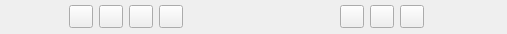
<?xml version="1.0" encoding="UTF-8"?>
<ui version="4.0">
 <class>textFormat</class>
 <widget class="QWidget" name="textFormat">
  <property name="geometry">
   <rect>
    <x>0</x>
    <y>0</y>
    <width>507</width>
    <height>34</height>
   </rect>
  </property>
  <property name="windowTitle">
   <string>Form</string>
  </property>
  <layout class="QHBoxLayout" name="horizontalLayout_3">
   <property name="margin">
    <number>0</number>
   </property>
   <item>
    <widget class="QWidget" name="format" native="true">
     <layout class="QHBoxLayout" name="horizontalLayout">
      <property name="margin">
       <number>0</number>
      </property>
      <item>
       <spacer name="horizontalSpacer">
        <property name="orientation">
         <enum>Qt::Horizontal</enum>
        </property>
        <property name="sizeHint" stdset="0">
         <size>
          <width>40</width>
          <height>20</height>
         </size>
        </property>
       </spacer>
      </item>
      <item>
       <widget class="QToolButton" name="btnBold">
        <property name="text">
         <string/>
        </property>
       </widget>
      </item>
      <item>
       <widget class="QToolButton" name="btnItalic">
        <property name="text">
         <string/>
        </property>
        <property name="icon">
         <iconset>
          <normaloff/>
         </iconset>
        </property>
       </widget>
      </item>
      <item>
       <widget class="QToolButton" name="btnUnderlined">
        <property name="text">
         <string/>
        </property>
        <property name="icon">
         <iconset>
          <normaloff/>
         </iconset>
        </property>
       </widget>
      </item>
      <item>
       <widget class="QToolButton" name="btnClear">
        <property name="text">
         <string/>
        </property>
        <property name="icon">
         <iconset>
          <normaloff>../</normaloff>../</iconset>
        </property>
       </widget>
      </item>
      <item>
       <spacer name="horizontalSpacer_2">
        <property name="orientation">
         <enum>Qt::Horizontal</enum>
        </property>
        <property name="sizeHint" stdset="0">
         <size>
          <width>40</width>
          <height>20</height>
         </size>
        </property>
       </spacer>
      </item>
     </layout>
    </widget>
   </item>
   <item>
    <widget class="QWidget" name="align" native="true">
     <layout class="QHBoxLayout" name="horizontalLayout_2">
      <property name="margin">
       <number>0</number>
      </property>
      <item>
       <spacer name="horizontalSpacer_3">
        <property name="orientation">
         <enum>Qt::Horizontal</enum>
        </property>
        <property name="sizeHint" stdset="0">
         <size>
          <width>40</width>
          <height>20</height>
         </size>
        </property>
       </spacer>
      </item>
      <item>
       <widget class="QToolButton" name="btnLeft">
        <property name="text">
         <string/>
        </property>
        <property name="icon">
         <iconset>
          <normaloff/>
         </iconset>
        </property>
       </widget>
      </item>
      <item>
       <widget class="QToolButton" name="btnCenter">
        <property name="text">
         <string/>
        </property>
        <property name="icon">
         <iconset>
          <normaloff/>
         </iconset>
        </property>
       </widget>
      </item>
      <item>
       <widget class="QToolButton" name="btnRight">
        <property name="text">
         <string/>
        </property>
        <property name="icon">
         <iconset>
          <normaloff/>
         </iconset>
        </property>
       </widget>
      </item>
      <item>
       <spacer name="horizontalSpacer_4">
        <property name="orientation">
         <enum>Qt::Horizontal</enum>
        </property>
        <property name="sizeHint" stdset="0">
         <size>
          <width>40</width>
          <height>20</height>
         </size>
        </property>
       </spacer>
      </item>
     </layout>
    </widget>
   </item>
  </layout>
 </widget>
 <resources/>
 <connections/>
</ui>
